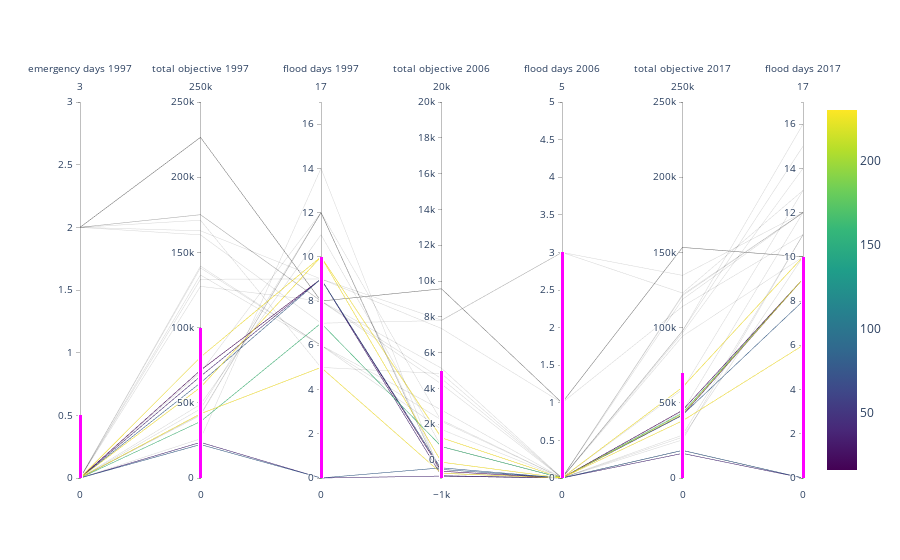

Source (notebook cell):
### Code cell
# parallel axis plot for storm benchmark
fig = go.Figure(data=
    go.Parcoords(
        line = dict(color = df_result['umax'],
                    colorscale = "Viridis",
                    showscale = True),
        dimensions = list([
            dict(range = [0,3], constraintrange = [0,0.5], label = 'emergency days 1997', values = df_result['emergency days 1997']),
            dict(range = [0,250000], constraintrange = [0,100000], label = 'total objective 1997', values = df_result['total objective 1997']),
            dict(range = [0,17], constraintrange = [0,10], label = 'flood days 1997', values = df_result['flood days 1997']),
            dict(range = [-1000,20000], constraintrange = [-1000,5000], label = 'total objective 2006', values = df_result['total objective 2006']),
            dict(range = [0,5], constraintrange = [0,3], label = 'flood days 2006', values = df_result['flood days 2006']),
            dict(range = [0,250000], constraintrange = [0,70000], label = 'total objective 2017', values = df_result['total objective 2017']),
            dict(range = [0,17], constraintrange = [0,10], label = 'flood days 2017', values = df_result['flood days 2017'])
                 ])                  
        )
     )

fig.update_layout(plot_bgcolor = 'white', paper_bgcolor = 'white')

fig.show()

### Figure 1 — Plotly figure (JSON) as saved in the notebook; plotly's stock layout.template omitted (floating-point values rounded to 4 significant figures)
{"data": [{"dimensions": [{"constraintrange": [0, 0.5], "label": "emergency days 1997", "range": [0, 3], "values": [2, 2, 2, 2, 2, 2, 2, 2, 2, 2, 0, 0, 0, 0, 0, 0, 0, 0, 0, 0, 0, 0, 0, 0, 0, 0, 0, 0, 0, 0]}, {"constraintrange": [0, 100000], "label": "total objective 1997", "range": [0, 250000], "values": [226500.0, 226500.0, 226500.0, 226500.0, 226500.0, 175100.0, 175000.0, 171400.0, 164400.0, 161700.0, 140900.0, 139700.0, 135000.0, 127400.0, 132100.0, 71650.0, 67620.0, 63290.0, 70190.0, 80340.0, 45920.0, 42270.0, 41650.0, 48970.0, 60280.0, 26040.0, 23690.0, 22260.0, 37530.0, 42710.0]}, {"constraintrange": [0, 10], "label": "flood days 1997", "range": [0, 17], "values": [8, 8, 8, 8, 8, 8, 8, 5, 9, 7, 6, 6, 6, 8, 9, 9, 9, 9, 12, 10, 12, 12, 12, 11, 10, 14, 0, 0, 7, 5]}, {"constraintrange": [-1000, 5000], "label": "total objective 2006", "range": [-1000, 20000], "values": [9567.0, 9567.0, 9567.0, 9567.0, 9567.0, 4546.0, 4243.0, 4832.0, 7816.0, 7795.0, 2238.0, 1711.0, 2797.0, 5130.0, 7350.0, -624.4, -872.2, -519.2, 2165.0, 1247.0, -891.4, -891.4, -719.7, 755.5, -114.9, -891.4, -891.4, -432.8, 753.4, -737.8]}, {"constraintrange": [0, 3], "label": "flood days 2006", "range": [0, 5], "values": [1, 1, 1, 1, 1, 0, 0, 0, 3, 3, 0, 0, 0, 0, 1, 0, 0, 0, 0, 0, 0, 0, 0, 0, 0, 0, 0, 0, 0, 0]}, {"constraintrange": [0, 70000], "label": "total objective 2017", "range": [0, 250000], "values": [153300.0, 153300.0, 153300.0, 153300.0, 153300.0, 121900.0, 121200.0, 118800.0, 123000.0, 134700.0, 97880.0, 96420.0, 94260.0, 97780.0, 114000.0, 45000.0, 41740.0, 41910.0, 58860.0, 60330.0, 28500.0, 25360.0, 27100.0, 44240.0, 42490.0, 18240.0, 16350.0, 18370.0, 43270.0, 38020.0]}, {"constraintrange": [0, 10], "label": "flood days 2017", "range": [0, 17], "values": [10, 10, 10, 10, 10, 12, 12, 12, 13, 12, 15, 14, 10, 16, 11, 9, 9, 8, 13, 10, 11, 11, 10, 12, 9, 0, 0, 0, 9, 6]}], "line": {"color": [16, 40, 80, 160, 230, 16, 40, 80, 160, 230, 16, 40, 80, 160, 230, 16, 40, 80, 160, 230, 16, 40, 80, 160, 230, 16, 40, 80, 160, 230], "colorscale": [[0, "#440154"], [0.1111, "#482878"], [0.2222, "#3e4989"], [0.3333, "#31688e"], [0.4444, "#26828e"], [0.5556, "#1f9e89"], [0.6667, "#35b779"], [0.7778, "#6ece58"], [0.8889, "#b5de2b"], [1, "#fde725"]], "showscale": true}, "type": "parcoords"}], "layout": {"paper_bgcolor": "white", "plot_bgcolor": "white"}}
